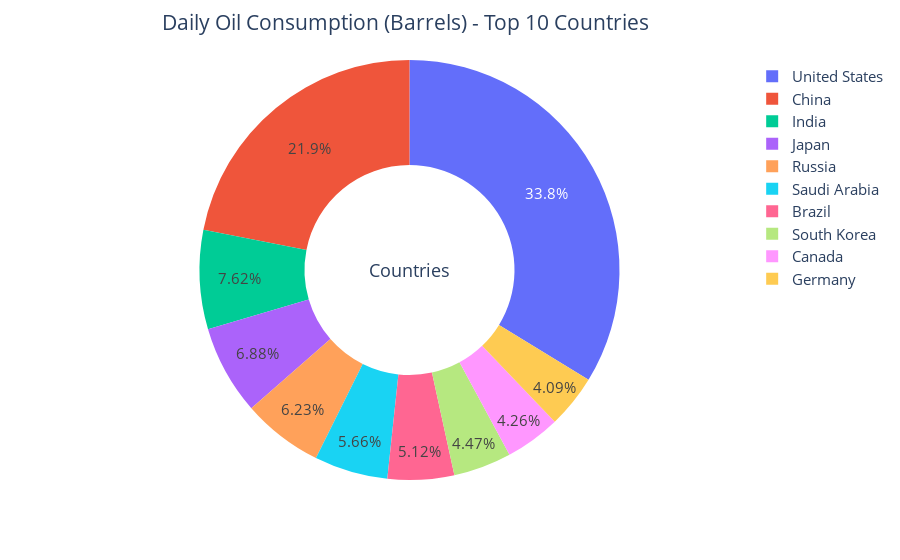

Here is the notebook cell this chart was saved with:
### Markdown cell above
### **5.2 Visualize Top 10 countries with highest "Daily Oil Consumption"**

### Code cell
fig=px.pie(df.head(10),values='Daily Oil Consumption (Barrels)',names='Country',hole=0.5)
fig.update_layout(title='Daily Oil Consumption (Barrels) - Top 10 Countries',font_size=15,title_x=0.45,annotations=[dict(text='Countries',font_size=18, showarrow=False)])
fig.update_traces(textfont_size=15,textinfo='percent')
fig.show()

### Figure 1 — Plotly figure (JSON) as saved in the notebook; plotly's stock layout.template omitted (floating-point values rounded to 4 significant figures)
{"data": [{"domain": {"x": [0, 1], "y": [0, 1]}, "hole": 0.5, "hovertemplate": "Country=%{label}<br>Daily Oil Consumption (Barrels)=%{value}<extra></extra>", "labels": ["United States", "China", "India", "Japan", "Russia", "Saudi Arabia", "Brazil", "South Korea", "Canada", "Germany"], "legendgroup": "", "name": "", "showlegend": true, "textfont": {"size": 15}, "textinfo": "percent", "type": "pie", "values": [19687287, 12791553, 4443000, 4012877, 3631287, 3302000, 2984000, 2605440, 2486301, 2383393]}], "layout": {"annotations": [{"font": {"size": 18}, "showarrow": false, "text": "Countries"}], "font": {"size": 15}, "legend": {"tracegroupgap": 0}, "margin": {"t": 60}, "title": {"text": "Daily Oil Consumption (Barrels) - Top 10 Countries", "x": 0.45}}}
